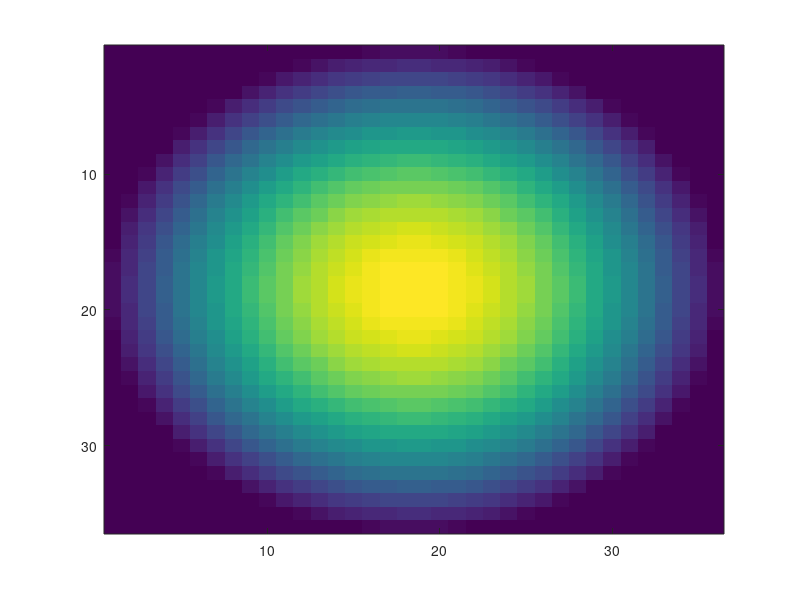
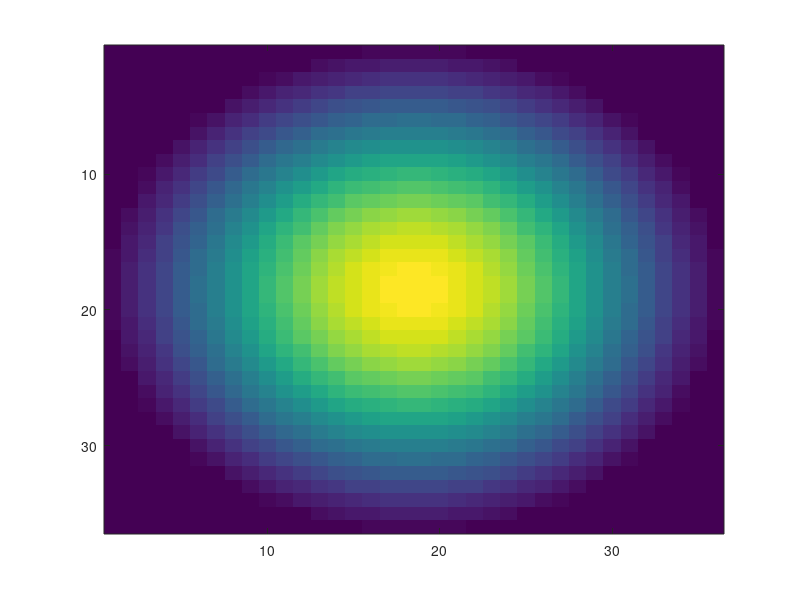

The MATLAB source for these figures, in order: (Note: this script raises an error after producing the figures.)
clear all


duration = 0.5;
framerate = 60;
isi = 1;
% sfrange = [0 0.04 0.16];
% tfrange =[0 2 8];
sfrange = [0 0.02 0.04 0.08 0.16 0.32];
tfrange =[0 2 8 16];
% phaserange = linspace(0, 2*pi,6);
% phaserange=phaserange(1:2);
phaserange = 0;
ntheta = 8;
nx = 3; ny =2;
sigma=0.5;
randomOrder=1;
randomTheta=0;
binarize=0;
blank=0;

totalDuration = (duration+isi)*length(sfrange)*length(tfrange)*length(phaserange)*ntheta*nx*ny/60
% clear all
% duration = 0.5;
% framerate = 60;
% isi = 0.5;
% sfrange = [0 0.02 0.04 0.16 0.32];
% tfrange =[0 1.5 8];
% phaserange = [0 pi];
% ntheta =10;
% nx = 1; ny =1;
% sigma=0.075;
% randomOrder=1;
% randomTheta=0;

% clear all
% duration = 0.5;
% framerate = 60;
% isi = 0.5;
% sfrange = [0 0.03 0.024];
% tfrange =[0 1.5 8];
% phaserange = [0 pi];
% ntheta =8;
% nx = 2; ny =1;
% sigma=0.1;
% randomOrder=1;
% randomTheta=0;



xsz = 128;
ysz = xsz*9/16;
dist = 25;
width = 50;
height=30;
heightdeg = 2*atand(0.5*height/dist)
degperpix = heightdeg/ysz


blockwidth = floor(ysz/ny);

xpos = linspace(1,xsz,nx+2);
xposrange = round(xpos(2:end-1)-blockwidth/2);

ypos = linspace(1+ysz/20,ysz-ysz/10,ny+1);
yposrange = round(ypos(1:end-1));





thetarange = linspace(0, 2*pi,ntheta+1);
if blank
ntheta=ntheta+1;
else
    thetarange = thetarange(1:end-1);
end
trial=0;
for n= 1:length(thetarange);
    for i = 1:length(xposrange);
        for j = 1:length(yposrange);
            for k = 1:length(sfrange);
                for l = 1:length(tfrange);
                    for m= 1:length(phaserange);
                        
                        trial = trial+1;
                        xpos(trial) = xposrange(i); ypos(trial)=yposrange(j);
                        sf(trial)=sfrange(k); tf(trial)=tfrange(l);
                        phase(trial) = phaserange(m); theta(trial) = thetarange(n);
                        if randomTheta
                            theta(trial) = rand*2*pi;
                        end
                    end
                end
            end
        end
    end
end

if randomOrder
order = randperm(trial);
xpos = xpos(order); ypos=ypos(order); sf =sf(order); tf=tf(order); phase=phase(order); theta=theta(order);
end

trial*(duration+isi)/60

[x y] =meshgrid(1:blockwidth,1:blockwidth);
xgrid=(x-mean(x(:)))/max(x(:));; ygrid=(y-mean(y(:)))/max(y(:));
x = x*degperpix; y=y*degperpix;
gaussian = (exp(-0.5*(xgrid.^2 +ygrid.^2)/sigma^2));
r= 2*sqrt(xgrid.^2 + ygrid.^2);
mask = ones(size(xgrid));
%mask = mask.*cos((2*r-1)*pi/2);  mask(r>1)=0; mask(r<0.5)=1;
mask = mask.*cos(r*pi/2);  mask(r>=1)=0;
figure
imagesc(mask)
gaussian = gaussian.*mask;
figure
imagesc(gaussian,[0 1]);
if binarize
    gaussian(gaussian<exp(-1))=0;
end


moviedata = zeros(xsz,ysz,round(trial*(duration+isi)*framerate),'uint8')+128;
for tr = 1:trial
    tr
    ph = (x*cos(theta(tr)) + y*sin(theta(tr)))*2*pi*sf(tr) + phase(tr);
    if theta(tr)~=2*pi
    for t = 1:duration*framerate;
        frame = uint8(0.5*256*(cos(ph + 2*pi*t*tf(tr)/framerate).*gaussian+1));
        tpt = round((tr-1)*duration*framerate +tr*isi*framerate+t);
        moviedata(xpos(tr):xpos(tr)+blockwidth-1, ypos(tr):ypos(tr)+blockwidth-1,tpt) = frame;
    end
    end
end
if binarize
moviedata(moviedata>128)=255;
moviedata(moviedata<128)=0;
end

moviedata = moviedata(1:xsz,1:ysz,:);
mapMonitor

save('grating3x2y6sf4tf_1728sec.mat','moviedata','xpos','xpos','tf','sf','phase','theta','framerate','duration',...
    'isi','nx','ny','sigma','-v7.3')

figure
for i = 1:length(moviedata)/50
imshow(moviedata(:,:,i));
drawnow
end

figure
imshow(moviedata(:,:,50))

